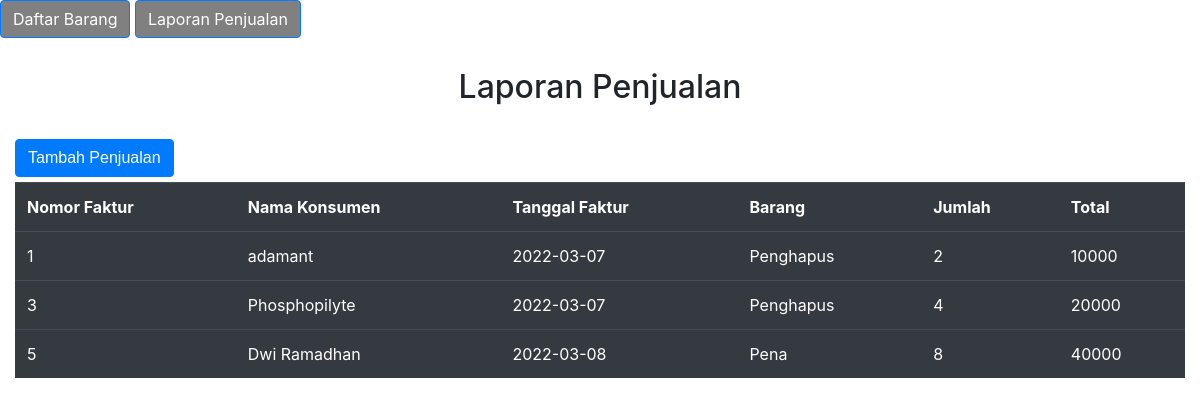
/website_penjualan/daftarPenjualan.php, run on the app's committed database.
### tables this page shows
CREATE TABLE `penjualan` (
  `id_penjualan` int NOT NULL AUTO_INCREMENT,
  `id_user` int DEFAULT NULL,
  `tanggal` date DEFAULT NULL,
  `total` int DEFAULT NULL,
  `id_barang` int DEFAULT NULL,
  `jumlah` int DEFAULT NULL,
  PRIMARY KEY (`id_penjualan`),
  KEY `id_user` (`id_user`),
  KEY `penjualan_ibfk_2_idx` (`id_barang`),
  CONSTRAINT `penjualan_ibfk_1` FOREIGN KEY (`id_user`) REFERENCES `user` (`id_user`),
  CONSTRAINT `penjualan_ibfk_2` FOREIGN KEY (`id_barang`) REFERENCES `barang` (`id_barang`)
);

CREATE TABLE `user` (
  `id_user` int NOT NULL,
  `nama` varchar(255) DEFAULT NULL,
  `password` varchar(255) DEFAULT NULL,
  PRIMARY KEY (`id_user`),
  UNIQUE KEY `nama` (`nama`)
);

CREATE TABLE `barang` (
  `id_barang` int NOT NULL,
  `nama` varchar(255) DEFAULT NULL,
  `harga` int DEFAULT NULL,
  `stok` int DEFAULT NULL,
  `foto` varchar(255) DEFAULT NULL,
  PRIMARY KEY (`id_barang`),
  UNIQUE KEY `nama` (`nama`)
);

### website_penjualan/daftarPenjualan.php (the view)
<?php
include 'connection.php';
$res = $conn->query(
    <<<SQL
        SELECT id_penjualan, user.nama AS nama, barang.nama AS nama_barang, tanggal, jumlah, total
        FROM user, penjualan, barang
        WHERE penjualan.id_user = user.id_user AND penjualan.id_barang = barang.id_barang;
    SQL
);
$listPenjualan = $res->fetch_all(MYSQLI_ASSOC);
include 'master.php';
?>
<div class="container">
    <div class="row">
        <div class="segment">
            <h1>Laporan Penjualan</h1>
        </div>
        <div class="col-lg-2">
            <a href="penjualan.php"><button type="button" class="btn btn-primary btn-lg">Tambah Penjualan</button></a>
        </div>
    </div>
    <div class="row">
        <div class="col-lg-12">
            <table class="table table-dark">
                <tr>
                    <th>Nomor Faktur</th>
                    <th>Nama Konsumen</th>
                    <th>Tanggal Faktur</th>
                    <th>Barang</th>
                    <th>Jumlah</th>
                    <th>Total</th>
                </tr>
                <?php
                foreach ($listPenjualan as $penjualan) {
                    echo "
                    <tr>
                        <td>$penjualan[id_penjualan]</td>
                        <td>$penjualan[nama]</td>
                        <td>$penjualan[tanggal]</td>
                        <td>$penjualan[nama_barang]</td>
                        <td>$penjualan[jumlah]</td>
                        <td>$penjualan[total]</td>
                    </tr>
                ";
                }
                ?>
            </table>
        </div>
    </div>
</div>
<?php
include 'footer.php';
?>

### website_penjualan/style.css (style rules this page uses)
.segment { text-align: center; margin: 25px auto; width: 300px; }
html { font-family: sans-serif; line-height: 1.15; -webkit-text-size-adjust: 100%; -webkit-tap-highlight-color: transparent }
body { margin: 0; font-family: -apple-system, BlinkMacSystemFont, "Segoe UI", Roboto, "Helvetica Neue", Arial, "Noto Sans", sans-serif, "Apple Color Emoji", "Segoe UI Emoji", "Segoe UI Symbol", "Noto Color Emoji"; font-size: 1rem; font-weight: 400; line-height: 1.5; color: #212529; text-align: left; background-color: #fff }
h1, h2, h3, h4, h5, h6 { margin-top: 0; margin-bottom: .5rem; font-weight: 500; line-height: 1.2 }
a { color: #007bff; text-decoration: none; background-color: transparent }
table { border-collapse: collapse }
th { text-align: inherit; text-align: -webkit-match-parent }
button { border-radius: 0 }
button, input { overflow: visible }
button, select { text-transform: none }
.container { width: 100%; padding-right: 15px; padding-left: 15px; margin-right: auto; margin-left: auto }
.row { display: -ms-flexbox; display: flex; -ms-flex-wrap: wrap; flex-wrap: wrap; margin-right: -15px; margin-left: -15px }
.col-lg-10, .col-lg-12, .col-lg-2 { position: relative; width: 100%; padding-right: 15px; padding-left: 15px }
.table { width: 100%; margin-bottom: 1rem; color: #212529 }
.table td, .table th { padding: .75rem; vertical-align: top; border-top: 1px solid #dee2e6 }
.table-dark, .table-dark>td, .table-dark>th { background-color: #c6c8ca }
.table-dark tbody+tbody, .table-dark td, .table-dark th, .table-dark thead th { border-color: #95999c }
.table-dark { color: #fff; background-color: #343a40 }
.table-dark td, .table-dark th, .table-dark thead th { border-color: #454d55 }
.btn { display: inline-block; font-weight: 400; color: #212529; text-align: center; vertical-align: middle; -webkit-user-select: none; -moz-user-select: none; -ms-user-select: none; user-select: none; background-color: transparent; border: 1px solid transparent; padding: .375rem .75rem; font-size: 1rem; line-height: 1.5; border-radius: .25rem; transition: color .15s ease-in-out, background-color .15s ease-in-out, border-color .15s ease-in-out, box-shadow .15s ease-in-out; margin-bottom: 5px }
.btn-primary { color: #fff; background-color: #007bff; border-color: #007bff }

### data on the page
penjualan: id_penjualan "1", id_user.nama "adamant", tanggal "2022-03-07", id_barang.nama "Penghapus", jumlah "2", total "10000"
penjualan: id_penjualan "3", id_user.nama "Phosphopilyte", tanggal "2022-03-07", id_barang.nama "Penghapus", jumlah "4", total "20000"
penjualan: id_penjualan "5", id_user.nama "Dwi Ramadhan", tanggal "2022-03-08", id_barang.nama "Pena", jumlah "8", total "40000"
